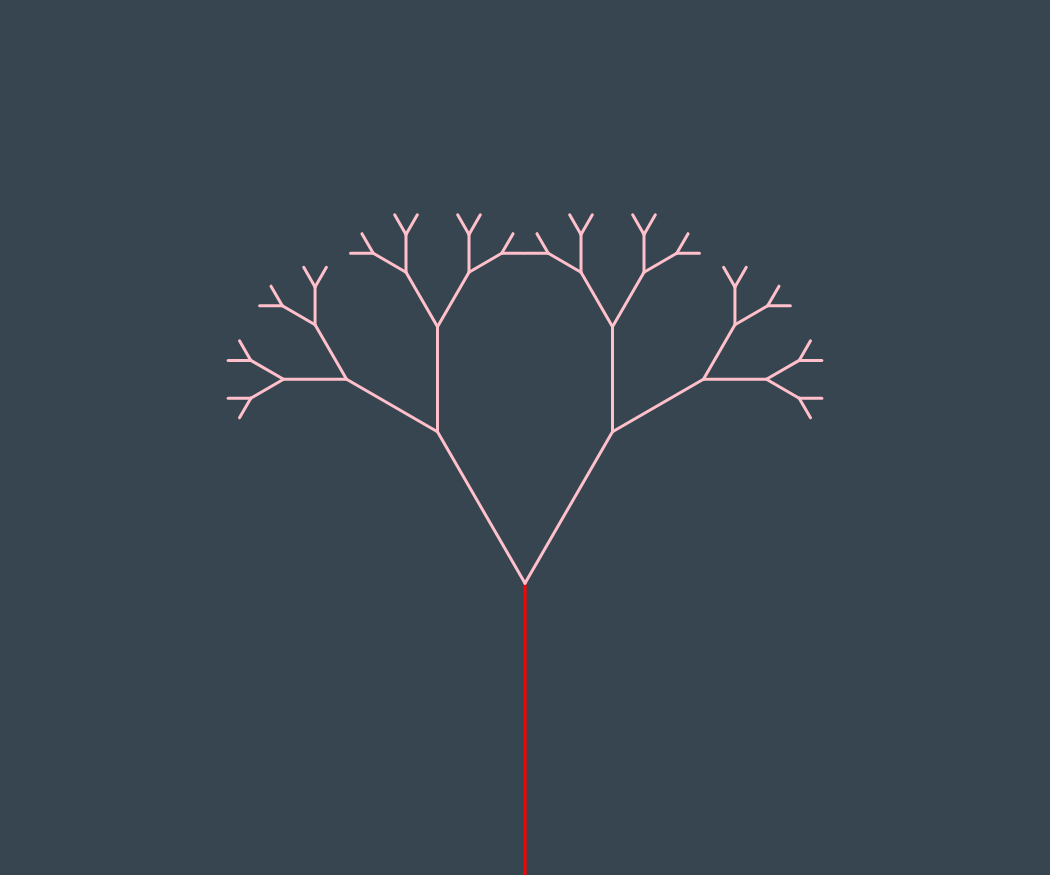
Frame 1 (no input)
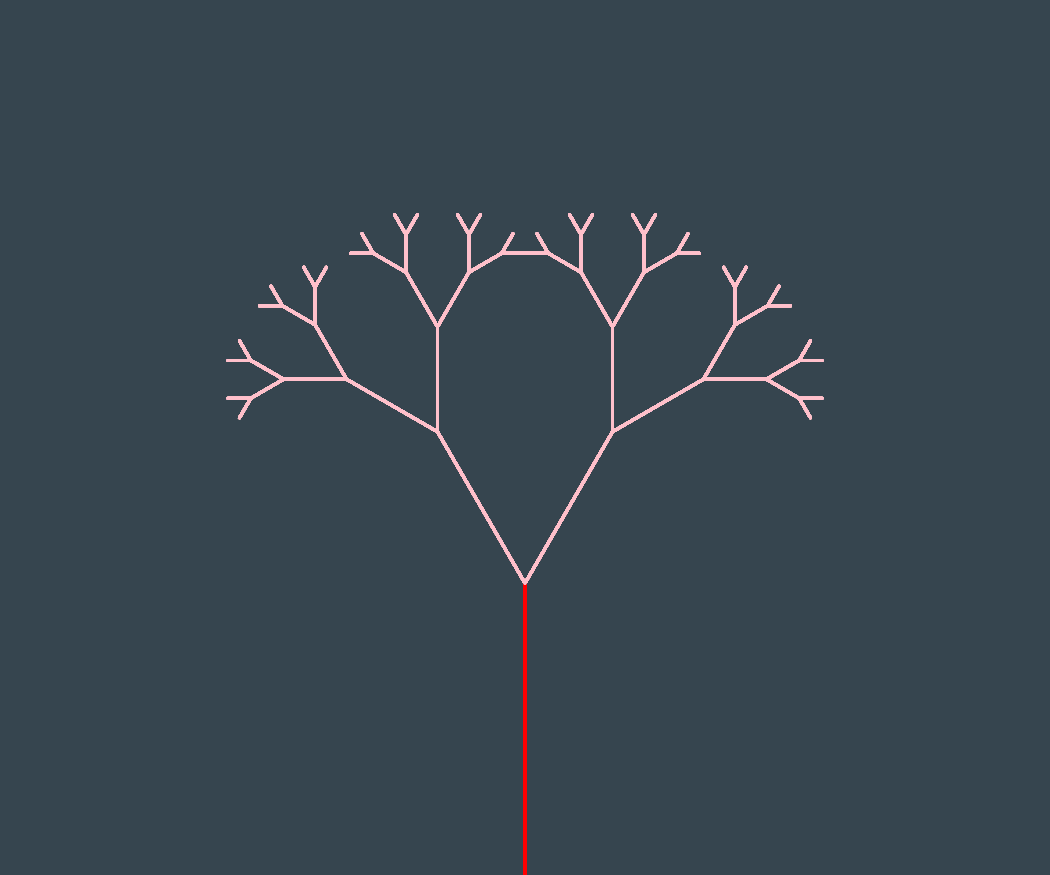
Frame 60 (no input)
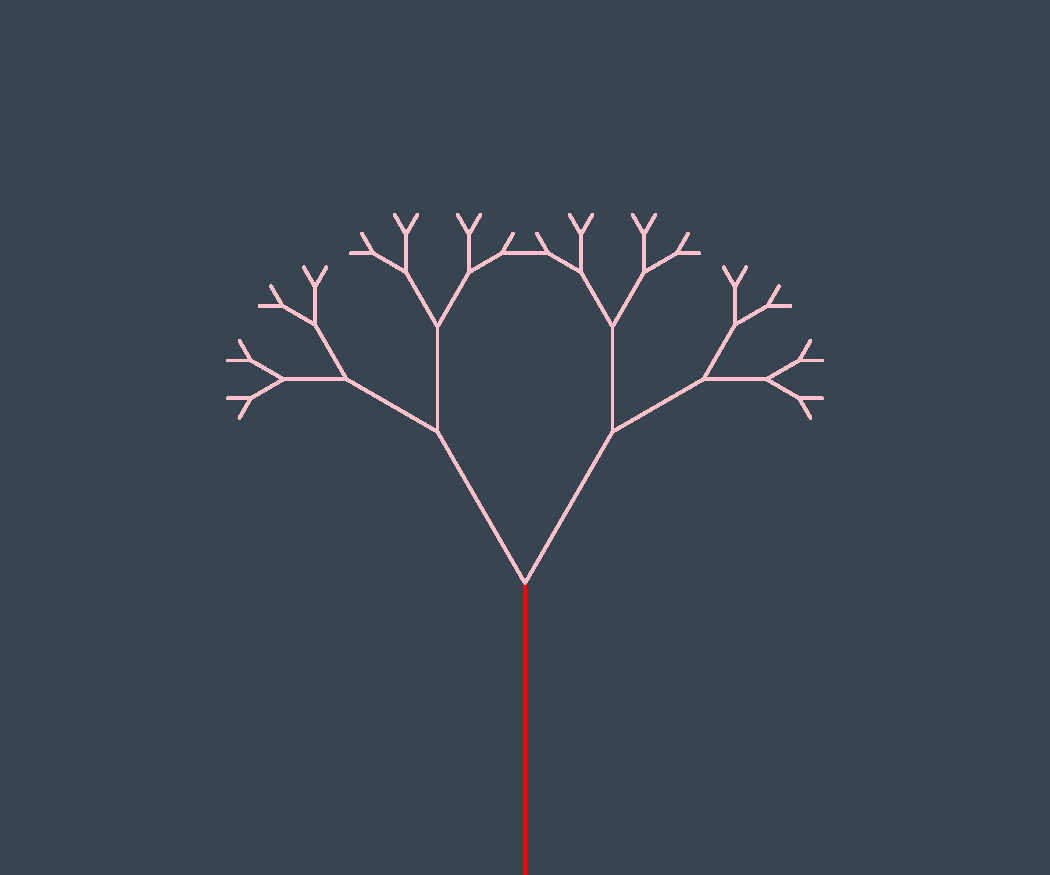
Frame 120 (the mouse pressed at the canvas centre since frame 60)

The p5.js sketch that drew these frames (run headless with seeded random() and noise() and a simulated clock; from frame 60 on, the mouse is pressed at the canvas centre):

// p5.js sketch
// ── sketch.js
var canv;
var changeA = Math.PI/6;  
function windowResized() {
    resizeCanvas(window.innerWidth*7/8, window.innerHeight*7/8);
  }
  function setup() {
    canv= createCanvas(window.innerWidth *7/8 ,window.innerHeight*7/8);
    background(54, 69, 79);
  }
  function draw (){
    translate(width/2,height);
    stroke ('red');
    var distance = height*1/3;
    strokeWeight(3);
    line(0, height, 0, -distance);
    translate(0,-distance);
    rotate(Math.PI/3)
    recurse (distance*3/5, changeA, 5)
  }

  //rewrite
  function recurse(distance, angle, iterations){
    if (iterations >0){
      stroke ('pink');
      push();
      var change = createVector(-distance*Math.cos(angle+changeA), -distance*Math.sin(angle+changeA));
      line (0,0,change.x, change.y);
      translate (change.x,change.y);
      recurse (distance*3/5, angle+changeA, iterations-1);
      pop ();
      push();
      var change = createVector(-distance*Math.cos(angle-changeA), -distance*Math.sin(angle-changeA));     
      line (0,0,change.x, change.y);
      translate (change.x,change.y);
      recurse (distance*3/5, angle-changeA, iterations-1);
      pop ();
    }

  }
  /*
    function recurse(distance, angle, iterations){
    if (iterations >0){
      stroke ('pink');
      push();
      
      rotate(angle);
      var change = createVector(distance.x, distance.y);
      change = change.mult(.67);
      line (0,0,change.x, change.y);
      translate (change.x,change.y);
      recurse (change, angle, iterations-1);
      pop ();
      push();
      rotate(-angle);
      distance = distance.mult(.67)      
      line (0,0,distance.x, distance.y);
      translate (distance.x,distance.y);
      recurse (distance, -angle, iterations-1);
      pop ();
      console.log ('worked');
    }
    else{
      console.log("done");
    }
  }*/
// ── style.css
:root {
    background-color: rgb(54, 69, 79);
}

body{
    display: flex;
    overflow: hidden;
    justify-content: center;
    align-items: center;
  }
